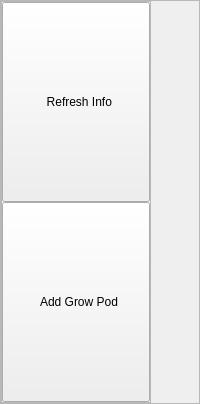
        <widget class="QFrame" name="sidebar">
         <property name="minimumSize">
          <size>
           <width>150</width>
           <height>0</height>
          </size>
         </property>
         <property name="frameShape">
          <enum>QFrame::StyledPanel</enum>
         </property>
         <property name="frameShadow">
          <enum>QFrame::Raised</enum>
         </property>
         <layout class="QVBoxLayout" name="verticalLayout_3">
          <property name="spacing">
           <number>0</number>
          </property>
          <property name="leftMargin">
           <number>0</number>
          </property>
          <property name="topMargin">
           <number>0</number>
          </property>
          <property name="rightMargin">
           <number>0</number>
          </property>
          <property name="bottomMargin">
           <number>0</number>
          </property>
          <item>
           <widget class="QFrame" name="sideButtons">
            <property name="sizePolicy">
             <sizepolicy hsizetype="Preferred" vsizetype="Expanding">
              <horstretch>0</horstretch>
              <verstretch>0</verstretch>
             </sizepolicy>
            </property>
            <property name="minimumSize">
             <size>
              <width>150</width>
              <height>0</height>
             </size>
            </property>
            <property name="maximumSize">
             <size>
              <width>0</width>
              <height>16777215</height>
             </size>
            </property>
            <property name="font">
             <font>
              <pointsize>9</pointsize>
             </font>
            </property>
            <property name="frameShape">
             <enum>QFrame::StyledPanel</enum>
            </property>
            <property name="frameShadow">
             <enum>QFrame::Raised</enum>
            </property>
            <layout class="QVBoxLayout" name="verticalLayout_4">
             <property name="spacing">
              <number>0</number>
             </property>
             <property name="leftMargin">
              <number>0</number>
             </property>
             <property name="topMargin">
              <number>0</number>
             </property>
             <property name="rightMargin">
              <number>0</number>
             </property>
             <property name="bottomMargin">
              <number>0</number>
             </property>
             <item>
              <widget class="QPushButton" name="refreshGrowPodInfoButton">
               <property name="minimumSize">
                <size>
                 <width>0</width>
                 <height>200</height>
                </size>
               </property>
               <property name="text">
                <string>  Refresh Info</string>
               </property>
               <property name="icon">
                <iconset>
                 <normaloff>resources/icons/refresh-cw.svg</normaloff>resources/icons/refresh-cw.svg</iconset>
               </property>
               <property name="iconSize">
                <size>
                 <width>20</width>
                 <height>20</height>
                </size>
               </property>
              </widget>
             </item>
             <item>
              <widget class="QPushButton" name="addGrowPodButton">
               <property name="minimumSize">
                <size>
                 <width>0</width>
                 <height>200</height>
                </size>
               </property>
               <property name="text">
                <string>  Add Grow Pod</string>
               </property>
               <property name="icon">
                <iconset>
                 <normaloff>resources/icons/plus-circle.svg</normaloff>resources/icons/plus-circle.svg</iconset>
               </property>
              </widget>
             </item>
            </layout>
           </widget>
          </item>
         </layout>
        </widget>
